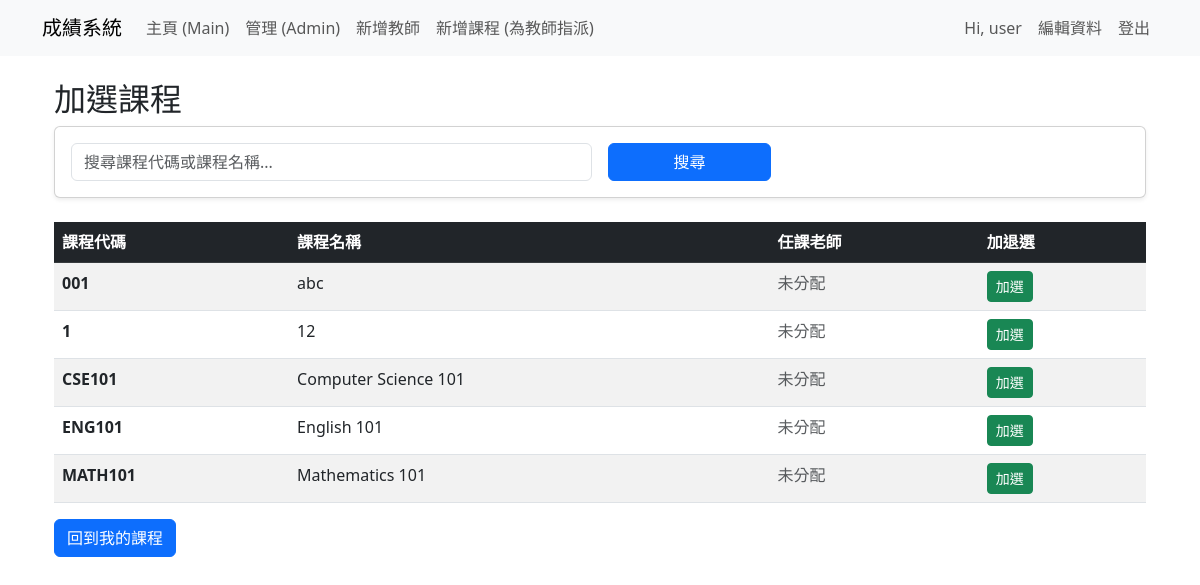
The app's page /accounts/courses/available/ (signed in) with its own data.
### grades/models.py (models this page shows, shortened)
class Course(models.Model):
    name = models.CharField(max_length=100, verbose_name="課程名稱")
    code = models.CharField(max_length=10, unique=True, verbose_name="課程號碼")
    teacher = models.ForeignKey(
        User,
        null=True,
        blank=True,
        on_delete=models.SET_NULL,
        related_name='teaching_courses',
        verbose_name="任課教師",
    )

### grades/views.py (the view)
# urls.py: path('courses/available/', views.available_courses, name='available_courses'),
@login_required
def available_courses(request):
    enrolled_course_ids = Enrollment.objects.filter(student=request.user).values_list('course_id', flat=True)
    available = Course.objects.exclude(id__in=enrolled_course_ids).order_by('code')
    search_query = request.GET.get('search', '').strip()
    if search_query:
        from django.db.models import Q
        available = available.filter(
            Q(name__icontains=search_query) | Q(code__icontains=search_query)
        )
    return render(request, 'available_courses.html', {
        'courses': available,
        'search_query': search_query
    })

### templates/available_courses.html (shortened to what this page needs)
{% extends 'base.html' %}
{% block content %}
<div class="container mt-4">
  <h2>加選課程</h2>
  <div class="card mb-4 shadow-sm">
    <div class="card-body">
      <form method="get" action="{% url 'available_courses' %}" class="row g-3">
        <div class="col-md-6">
          <input
            type="text"
            class="form-control"
            name="search"
            placeholder="搜尋課程代碼或課程名稱..."
            value="{{ search_query }}"
          >
        </div>
        <div class="col-md-2">
          <button type="submit" class="btn btn-primary w-100">搜尋</button>
        </div>
      </form>
    </div>
  </div>
  {% if courses %}
  <table class="table table-striped table-hover">
    <thead class="table-dark">
      <tr>
        <th>課程代碼</th>
        <th>課程名稱</th>
        <th>任課老師</th>
        <th>加退選</th>
      </tr>
    </thead>
    <tbody>
      {% for course in courses %}
      <tr>
        <td><strong>{{ course.code }}</strong></td>
        <td>{{ course.name }}</td>
        <td>
          {% if course.teacher and course.teacher.user and course.teacher.user.profile and course.teacher.user.profile.is_teacher %}
            {{ course.teacher.user.username }}
          {% else %}
            <span class="text-muted">未分配</span>
          {% endif %}
        </td>
        <td>
          {% if user.is_authenticated %}
            <a href="{% url 'enroll_student_course' course.id %}" class="btn btn-sm btn-success">加選</a>
          {% else %}
            <a href="{% url 'login' %}?next={% url 'available_courses' %}" class="btn btn-sm btn-outline-primary">請先登入</a>
          {% endif %}
        </td>
      </tr>
      {% endfor %}
    </tbody>
  </table>
  {% else %}
  <div class="alert alert-info">沒有可加選的課程。</div>
  {% endif %}
  <div class="mt-3">
    <a href="{% url 'student_courses' %}" class="btn btn-primary">回到我的課程</a>
  </div>
</div>
{% endblock %}

### templates/base.html (shortened to what this page needs)
<!doctype html>
<html lang="zh-Hant">
  <head>
    <link href="https://cdn.jsdelivr.net/npm/bootstrap@5.3.0/dist/css/bootstrap.min.css" rel="stylesheet">
  </head>
  <body>
    <nav class="navbar navbar-expand-lg navbar-light bg-light mb-3">
      <div class="container">
        <a class="navbar-brand" href="{% url 'index' %}">成績系統</a>
        <div class="collapse navbar-collapse">
          <ul class="navbar-nav me-auto">
            <li class="nav-item"><a class="nav-link" href="{% url 'main' %}">主頁 (Main)</a></li>
            {% if user.is_authenticated and user.is_staff %}
              <li class="nav-item"><a class="nav-link" href="/admin/">管理 (Admin)</a></li>
              <li class="nav-item"><a class="nav-link" href="{% url 'create_teacher' %}">新增教師</a></li>
              <li class="nav-item"><a class="nav-link" href="{% url 'admin_add_course' %}">新增課程 (為教師指派)</a></li>
            {% endif %}
          </ul>
          <ul class="navbar-nav">
            {% if user.is_authenticated %}
              <li class="nav-item d-flex align-items-center">
                <span class="nav-link">Hi, {% if user.profile and user.profile.full_name %}{{ user.profile.full_name }}{% else %}{{ user.username }}{% endif %}</span>
              </li>
              <li class="nav-item"><a class="nav-link" href="{% url 'edit_profile' %}">編輯資料</a></li>
              <li class="nav-item">
                <form method="post" action="{% url 'logout' %}" style="display:inline;">
                  <button type="submit" class="nav-link btn btn-link" style="border:none;background:none;cursor:pointer;">登出</button>
                </form>
              </li>
            {% else %}
              <li class="nav-item"><a class="nav-link" href="{% url 'login' %}">登入</a></li>
              <li class="nav-item"><a class="nav-link" href="{% url 'register' %}">學生註冊</a></li>
              <li class="nav-item"><a class="nav-link" href="/admin/login/?next=/admin/">管理員登入</a></li>
            {% endif %}
          </ul>
        </div>
      </div>
    </nav>
    <div class="container">
      {% block content %}{% endblock %}
    </div>
  </body>
</html>

### records on screen
Course: code "001", name "abc", shows "未分配"
Course: code "1", name "12", shows "未分配"
Course: code "CSE101", name "Computer Science 101", shows "未分配"
Course: code "ENG101", name "English 101", shows "未分配"
Course: code "MATH101", name "Mathematics 101", shows "未分配"

### other values on screen
{{ user.username }} "user"
